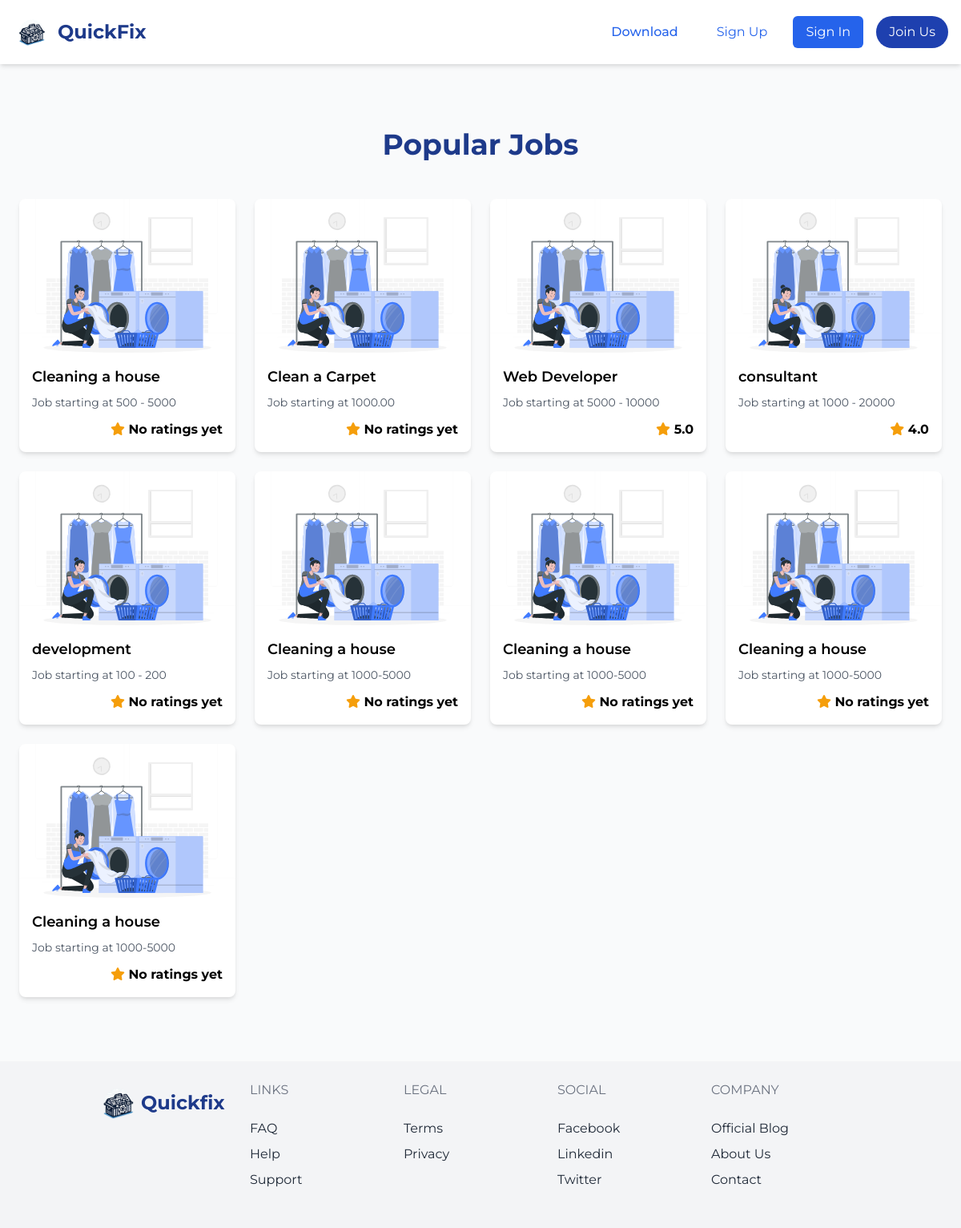
The app's page /categories.php?category_id=9, older data.
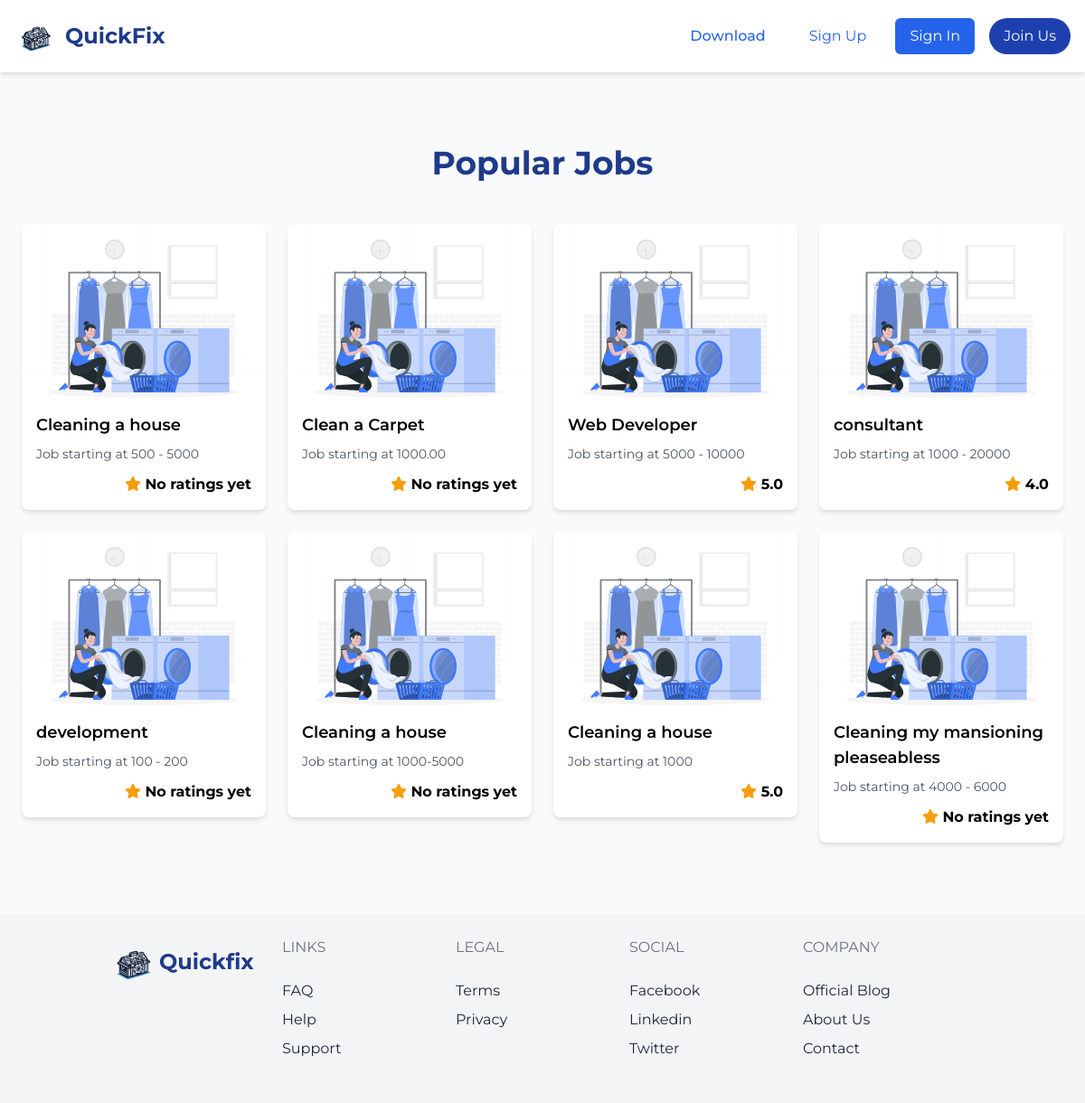
The same page, newer data.
### tables this page shows
CREATE TABLE `jobs` (
  `id` int(11) NOT NULL,
  `user_id` int(11) NOT NULL,
  `job_title` varchar(255) NOT NULL,
  `job_date` date DEFAULT NULL,
  `job_time` varchar(50) DEFAULT NULL,
  `location` varchar(255) NOT NULL,
  `description` text NOT NULL,
  `budget` text NOT NULL COMMENT 'oldset:decimal=10,2||current:ranging',
  `images` text DEFAULT NULL,
  `created_at` timestamp NOT NULL DEFAULT current_timestamp(),
  `status` enum('open','in_progress','completed','cancelled') NOT NULL DEFAULT 'open',
  `latitude` decimal(10,6) DEFAULT NULL,
  `longitude` decimal(10,6) DEFAULT NULL,
  `category_id` int(11) NOT NULL,
  `sub_category_id` int(11) NOT NULL,
  `cancelled_at` timestamp NULL DEFAULT NULL,
  `cancelled_by` int(11) DEFAULT NULL,
  `chosen_worker_id` int(11) DEFAULT NULL
);

### categories.php (the view, shortened to what this page needs)
<?php
include 'config/db_connection.php';
$category_id = $_GET['category_id'];
$query = "SELECT * FROM jobs WHERE category_id = $category_id";
$jobsresult = $conn->query($query);
?>
<!DOCTYPE html>
<html lang="en">
<head>
  <link rel="stylesheet" href="https://unpkg.com/tailwindcss@2.2.19/dist/tailwind.min.css" />
</head>
<body class="bg-white min-h-screen">
  <nav class="flex justify-between items-center p-4 bg-white shadow-md sticky top-0 z-50">
    <a href="#" class="flex items-center space-x-2">
      <img src="./img/logo1.png" alt="Company Logo" class="h-12 w-auto">
      <span class="text-2xl font-bold text-blue-900">QuickFix</span>
    </a>
    <div id="nav-content" x-data="{ mobileOpen: false, categoryOpen: false, userType: null }"
      :class="{'hidden': !mobileOpen, 'flex': mobileOpen}"
      class="lg:flex lg:items-center flex-col lg:flex-row lg:space-x-6 lg:space-y-0 absolute lg:relative top-full left-0 w-full lg:w-auto bg-white shadow-md lg:shadow-none lg:bg-transparent">
      <div class="flex flex-col lg:flex-row items-start lg:items-center lg:space-x-4">
        <a href="#download" class="block lg:inline text-blue-600 hover:text-blue-800 font-medium py-2 px-4">Download</a>
      <div class="flex justify-center space-x-4 py-4 lg:py-0">
        <a href="./user/user-registration.php"><button class="px-4 py-2 text-blue-600 hover:bg-blue-50 rounded-md">Sign Up</button></a>
        <a href="./user/userLogin.php"><button class="px-4 py-2 bg-blue-600 text-white rounded-md hover:bg-blue-700">Sign In</button></a>
        <a href="./job-seeker/become-a-job-seeker.php"><button class="px-4 py-2 bg-blue-800 text-white rounded-full hover:bg-blue-900">Join Us</button></a>
      </div>
    </div>
  </nav>
  <section class="bg-gray-50 py-20 px-4">
    <div class="max-w-6xl mx-auto">
      <h2 class="text-4xl font-bold mb-12 text-blue-900 text-center">Popular Jobs</h2>
      <div class="grid grid-cols-1 sm:grid-cols-2 md:grid-cols-3 lg:grid-cols-4 gap-6">
        <?php while ($row = $jobsresult->fetch_assoc()) { ?>
          <a href="categories.php?category_id=<?= $row['id'] ?>">
            <div class="bg-white rounded-lg shadow-md overflow-hidden transform transition-transform duration-300 hover:scale-105">
              <img src="./img/laundry.svg" alt="Cleaning" class="w-full h-48 object-cover">
              <div class="p-4">
                <h3 class="font-semibold text-lg mb-2"><?= htmlspecialchars($row['job_title']) ?></h3>
                <p class="text-gray-600 text-sm">Job starting at <?= htmlspecialchars($row['budget']) ?></p>
                <?php
                $query2 = "SELECT AVG(rating) as avg_rating FROM completed_jobs WHERE job_id = '" . $row['id'] . "'";
                $completed_jobsresult = $conn->query($query2);
                $row2 = $completed_jobsresult->fetch_assoc();
                $rating = $row2['avg_rating'] ? number_format($row2['avg_rating'], 1) : "No ratings yet";
                ?>
                <div class="text-right mt-3">
                  <b><span class="text-yellow-500"><i class="fas fa-star"></i></span> <?= $rating ?></b>
                </div>
              </div>
            </div>
          </a>
        <?php } ?>
      </div>
    </div>
  </section>
  <footer class="bg-gray-100">
    <div class="container mx-auto px-8">
      <div class="w-full flex flex-col md:flex-row py-6">
        <div class="flex-1 mb-6 text-blue-900">
          <a class="no-underline hover:no-underline flex items-center font-bold text-1xl lg:text-2xl" href="#">
            <img src="./img/logo1.png" alt="Quickfix Logo" class="h-10 lg:h-14">
            <span>Quickfix</span>
          </a>
        </div>
        <div class="flex-1">
          <p class="uppercase text-gray-500 md:mb-6">Links</p>
          <ul class="list-reset mb-6">
            <li class="mt-2 inline-block mr-2 md:block md:mr-0">
              <a href="#" class="no-underline hover:underline text-gray-800 hover:text-blue-500">FAQ</a>
            </li>
            <li class="mt-2 inline-block mr-2 md:block md:mr-0">
              <a href="#" class="no-underline hover:underline text-gray-800 hover:text-blue-500">Help</a>
            </li>
            <li class="mt-2 inline-block mr-2 md:block md:mr-0">
              <a href="#" class="no-underline hover:underline text-gray-800 hover:text-blue-500">Support</a>
            </li>
          </ul>
        </div>
        <div class="flex-1">
          <p class="uppercase text-gray-500 md:mb-6">Legal</p>
          <ul class="list-reset mb-6">
            <li class="mt-2 inline-block mr-2 md:block md:mr-0">
              <a href="#" class="no-underline hover:underline text-gray-800 hover:text-blue-500">Terms</a>
            </li>
            <li class="mt-2 inline-block mr-2 md:block md:mr-0">
              <a href="#" class="no-underline hover:underline text-gray-800 hover:text-blue-500">Privacy</a>
            </li>
          </ul>
        </div>
        <div class="flex-1">
          <p class="uppercase text-gray-500 md:mb-6">Social</p>
          <ul class="list-reset mb-6">
            <li class="mt-2 inline-block mr-2 md:block md:mr-0">
              <a href="#" class="no-underline hover:underline text-gray-800 hover:text-blue-500">Facebook</a>
            </li>
            <li class="mt-2 inline-block mr-2 md:block md:mr-0">
              <a href="#" class="no-underline hover:underline text-gray-800 hover:text-blue-500">Linkedin</a>
            </li>
            <li class="mt-2 inline-block mr-2 md:block md:mr-0">
              <a href="#" class="no-underline hover:underline text-gray-800 hover:text-blue-500">Twitter</a>
            </li>
          </ul>
        </div>
        <div class="flex-1">
          <p class="uppercase text-gray-500 md:mb-6">Company</p>
          <ul class="list-reset mb-6">
            <li class="mt-2 inline-block mr-2 md:block md:mr-0">
              <a href="#" class="no-underline hover:underline text-gray-800 hover:text-blue-500">Official Blog</a>
            </li>
            <li class="mt-2 inline-block mr-2 md:block md:mr-0">
              <a href="#" class="no-underline hover:underline text-gray-800 hover:text-blue-500">About Us</a>
            </li>
            <li class="mt-2 inline-block mr-2 md:block md:mr-0">
              <a href="#" class="no-underline hover:underline text-gray-800 hover:text-blue-500">Contact</a>
            </li>
          </ul>
        </div>
      </div>
    </div>
  </footer>
</body>
</html>

### categories.php (style rules this page uses)
body { font-family: 'Montserrat', sans-serif; }
html { scroll-behavior: smooth; }

Row changes from the older to the newer data that the page shows:
removed jobs: job_title "Cleaning a house", budget "1000-5000", rating "No ratings yet"
removed jobs: job_title "Cleaning a house", budget "1000-5000", rating "No ratings yet"
changed jobs (number 7 of 8 on the later page): budget "1000-5000" → "1000"; rating "No ratings yet" → "5.0"
added jobs: job_title "Cleaning my mansioning pleaseabless", budget "4000 - 6000", rating "No ratings yet"
